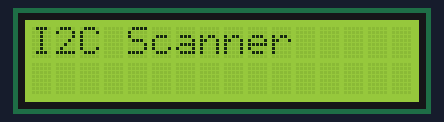
This sketch was run on a simulated Arduino Leonardo, built with avr-gcc and run on an emulated ATmega32U4. Parts: 16×2 character LCD.

Above: at 0.1 s.
At 2.1 s:
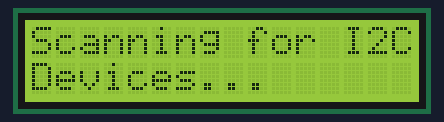
At 4.1 s:
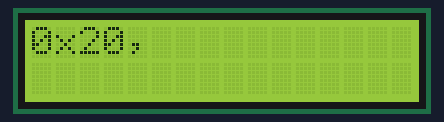

The sketch:

i2c_scanner_lcd.ino
```cpp
// --------------------------------------
// i2c_scanner
//
// Version 1
//    This program (or code that looks like it)
//    can be found in many places.
//    For example on the Arduino.cc forum.
//    The original author is not know.
// Version 2, Juni 2012, Using Arduino 1.0.1
//     Adapted to be as simple as possible by Arduino.cc user Krodal
// Version 3, Feb 26  2013
//    V3 by louarnold
// Version 4, March 3, 2013, Using Arduino 1.0.3
//    by Arduino.cc user Krodal.
//    Changes by louarnold removed.
//    Scanning addresses changed from 0...127 to 1...119,
//    according to the i2c scanner by Nick Gammon
//    http://www.gammon.com.au/forum/?id=10896
// Version 5, March 28, 2013
//    As version 4, but address scans now to 127.
//    A sensor seems to use address 120.
// Version 6, November 27, 2015.
//    Added waiting for the Leonardo serial communication.
//
//
// This sketch tests the standard 7-bit addresses
// Devices with higher bit address might not be seen properly.

#include <LiquidCrystal.h>

#include <Wire.h>
// RS, E, 4, 5, 6, 7
LiquidCrystal lcd(7, 6, 5, 4, 3, 2);

unsigned long lastMillis = 0;

void setup()
{
  Wire.begin();
  lcd.begin(16, 2);

  //  Serial.begin(9600);
  //  while (!Serial);             // Leonardo: wait for serial monitor
  //  Serial.println("\nI2C Scanner");
  lcd.setCursor(0, 0);
  lcd.print("I2C Scanner");
  delay(2000);
  lcd.setCursor(0, 0);
  lcd.print("Scanning for I2C ");
  lcd.setCursor(0, 1);
  lcd.print("Devices...");
  delay(2000);
  lcd.clear();
}

int ctr = 0;

void loop()
{
  int nDevices;
  unsigned long currentMillis = millis();

  if (currentMillis - lastMillis >= 1000)
  {
    lastMillis = currentMillis;
    //Serial.println("Scanning...");

    nDevices = 0;
    lcd.setCursor(0, 0);
    for (int address = 1; address < 127; address++ )
    {
      // The i2c_scanner uses the return value of
      // the Write.endTransmisstion to see if
      // a device did acknowledge to the address.
      Wire.beginTransmission(address);
      byte error = Wire.endTransmission();
      if (error == 0)
      {
        //for (int i = 0; i < 16; i++)          lcd.print(" ");
        if (ctr++ > 2)
          lcd.setCursor(0, 1);
        lcd.print("0x");
        if (address < 16)
          lcd.print("0");
        lcd.print(address, HEX);
        if (ctr <= 2)
          lcd.print(", ");
        /*
          lcd.setCursor(0, 0);
          lcd.print("I2C device found at ");
          lcd.setCursor(0, 1);
          lcd.print("address 0x");
          //Serial.print("I2C device found at address 0x");
          if (address < 16)
          lcd.print("0");
          //Serial.print("0");
          lcd.print(address, HEX);
          //Serial.print(address, HEX);
          //Serial.println("  !");
        */
        nDevices++;
      }
      else if (error == 4)
      {
        lcd.setCursor(0, 0);
        lcd.print("err 0x");
        if (address < 16)
          lcd.print("0");
        //Serial.print("0");
        lcd.print(address, HEX);
        //Serial.print("Unknown error at address 0x");
        /*
          lcd.setCursor(0, 0);
          lcd.print("Unknown error at");
          lcd.setCursor(0, 1);
          lcd.print(" address 0x");
          if (address < 16)
          lcd.print("0");
          //Serial.print("0");
          lcd.print(address, HEX);
          //Serial.println(address, HEX);
        */
      }
    }
    if (nDevices == 0)
    {
      lcd.setCursor(0, 0);
      lcd.print("No I2C devices");
      lcd.setCursor(0, 1);
      lcd.print("were found");
    }
    ctr = 0;

    //Serial.println("No I2C devices found\n");
    //else      lcd.print("done");
    //Serial.println("done\n");
  }
}
```

Measured:
- what the display in image 1 shows lasts 2.0 s, from 2.1 s to 4.1 s
